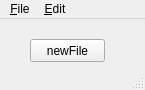
<?xml version="1.0" encoding="UTF-8"?>
<ui version="4.0">
 <class>MainWindow</class>
 <widget class="QMainWindow" name="MainWindow">
  <property name="geometry">
   <rect>
    <x>0</x>
    <y>0</y>
    <width>145</width>
    <height>90</height>
   </rect>
  </property>
  <property name="minimumSize">
   <size>
    <width>0</width>
    <height>0</height>
   </size>
  </property>
  <property name="windowTitle">
   <string>Note Pad</string>
  </property>
  <widget class="QWidget" name="centralwidget">
   <widget class="QPushButton" name="btnNew">
    <property name="geometry">
     <rect>
      <x>30</x>
      <y>20</y>
      <width>75</width>
      <height>23</height>
     </rect>
    </property>
    <property name="text">
     <string>newFile</string>
    </property>
   </widget>
  </widget>
  <widget class="QMenuBar" name="menubar">
   <property name="geometry">
    <rect>
     <x>0</x>
     <y>0</y>
     <width>145</width>
     <height>20</height>
    </rect>
   </property>
   <property name="defaultUp">
    <bool>false</bool>
   </property>
   <property name="nativeMenuBar">
    <bool>true</bool>
   </property>
   <widget class="QMenu" name="menu_File">
    <property name="toolTip">
     <string>testest</string>
    </property>
    <property name="tearOffEnabled">
     <bool>false</bool>
    </property>
    <property name="title">
     <string>&amp;File</string>
    </property>
    <property name="separatorsCollapsible">
     <bool>false</bool>
    </property>
    <property name="toolTipsVisible">
     <bool>false</bool>
    </property>
    <addaction name="action_New"/>
    <addaction name="action_Open"/>
    <addaction name="action_Save"/>
    <addaction name="actionSave_As"/>
    <addaction name="separator"/>
    <addaction name="action_Print"/>
    <addaction name="separator"/>
    <addaction name="action_Close"/>
   </widget>
   <widget class="QMenu" name="menu_Edit">
    <property name="title">
     <string>&amp;Edit</string>
    </property>
    <addaction name="action_Copy"/>
    <addaction name="actionCu_t"/>
    <addaction name="action_Paste"/>
    <addaction name="separator"/>
    <addaction name="action_Undo"/>
    <addaction name="action_Redo"/>
    <addaction name="separator"/>
    <addaction name="action_Font"/>
    <addaction name="action_Bold"/>
    <addaction name="action_Italic"/>
    <addaction name="action_Uderline"/>
    <addaction name="separator"/>
    <addaction name="actionAbout"/>
    <addaction name="separator"/>
   </widget>
   <addaction name="menu_File"/>
   <addaction name="menu_Edit"/>
  </widget>
  <widget class="QStatusBar" name="statusBar"/>
  <action name="action_New">
   <property name="checked">
    <bool>false</bool>
   </property>
   <property name="icon">
    <iconset resource="icon.qrc">
     <normaloff>:/File/images/new.png</normaloff>:/File/images/new.png</iconset>
   </property>
   <property name="text">
    <string>&amp;New</string>
   </property>
   <property name="iconText">
    <string>New</string>
   </property>
   <property name="statusTip">
    <string>New</string>
   </property>
   <property name="shortcut">
    <string>Ctrl+N</string>
   </property>
   <property name="menuRole">
    <enum>QAction::TextHeuristicRole</enum>
   </property>
   <property name="iconVisibleInMenu">
    <bool>true</bool>
   </property>
   <property name="priority">
    <enum>QAction::LowPriority</enum>
   </property>
  </action>
  <action name="action_Open">
   <property name="icon">
    <iconset resource="icon.qrc">
     <normaloff>:/File/images/open.png</normaloff>:/File/images/open.png</iconset>
   </property>
   <property name="text">
    <string>&amp;Open</string>
   </property>
   <property name="statusTip">
    <string>Open</string>
   </property>
   <property name="shortcut">
    <string>Ctrl+O</string>
   </property>
  </action>
  <action name="action_Save">
   <property name="icon">
    <iconset resource="icon.qrc">
     <normaloff>:/File/images/save.png</normaloff>:/File/images/save.png</iconset>
   </property>
   <property name="text">
    <string>&amp;Save</string>
   </property>
   <property name="statusTip">
    <string>Save</string>
   </property>
   <property name="shortcut">
    <string>Ctrl+S</string>
   </property>
  </action>
  <action name="actionSave_As">
   <property name="icon">
    <iconset resource="icon.qrc">
     <normaloff>:/File/images/save_as.png</normaloff>:/File/images/save_as.png</iconset>
   </property>
   <property name="text">
    <string>Save &amp;As...</string>
   </property>
   <property name="statusTip">
    <string>Save As</string>
   </property>
  </action>
  <action name="action_Close">
   <property name="icon">
    <iconset resource="icon.qrc">
     <normaloff>:/File/images/exit.png</normaloff>:/File/images/exit.png</iconset>
   </property>
   <property name="text">
    <string>&amp;Close</string>
   </property>
   <property name="statusTip">
    <string>Exit</string>
   </property>
   <property name="shortcut">
    <string>Ctrl+F4</string>
   </property>
  </action>
  <action name="actionCu_t">
   <property name="icon">
    <iconset resource="icon.qrc">
     <normaloff>:/Edit/images/cut.png</normaloff>:/Edit/images/cut.png</iconset>
   </property>
   <property name="text">
    <string>Cu&amp;t</string>
   </property>
   <property name="statusTip">
    <string>Cut</string>
   </property>
   <property name="shortcut">
    <string>Ctrl+X</string>
   </property>
  </action>
  <action name="action_Copy">
   <property name="icon">
    <iconset resource="icon.qrc">
     <normaloff>:/Edit/images/copy.png</normaloff>:/Edit/images/copy.png</iconset>
   </property>
   <property name="text">
    <string>&amp;Copy</string>
   </property>
   <property name="statusTip">
    <string>Copy</string>
   </property>
   <property name="shortcut">
    <string>Ctrl+C</string>
   </property>
  </action>
  <action name="action_Paste">
   <property name="icon">
    <iconset resource="icon.qrc">
     <normaloff>:/Edit/images/paste.png</normaloff>:/Edit/images/paste.png</iconset>
   </property>
   <property name="text">
    <string>&amp;Paste</string>
   </property>
   <property name="statusTip">
    <string>Paste</string>
   </property>
   <property name="shortcut">
    <string>Ctrl+V</string>
   </property>
  </action>
  <action name="action_Print">
   <property name="enabled">
    <bool>false</bool>
   </property>
   <property name="icon">
    <iconset resource="icon.qrc">
     <normaloff>:/File/images/print.png</normaloff>:/File/images/print.png</iconset>
   </property>
   <property name="text">
    <string>&amp;Print(P)</string>
   </property>
   <property name="statusTip">
    <string>Print</string>
   </property>
   <property name="shortcut">
    <string>Ctrl+P</string>
   </property>
  </action>
  <action name="action_Undo">
   <property name="icon">
    <iconset resource="icon.qrc">
     <normaloff>:/Edit/images/edit_undo.png</normaloff>:/Edit/images/edit_undo.png</iconset>
   </property>
   <property name="text">
    <string>Undo</string>
   </property>
   <property name="statusTip">
    <string>Undo</string>
   </property>
   <property name="shortcut">
    <string>Ctrl+Z</string>
   </property>
  </action>
  <action name="action_Redo">
   <property name="icon">
    <iconset resource="icon.qrc">
     <normaloff>:/Edit/images/edit_redo.png</normaloff>:/Edit/images/edit_redo.png</iconset>
   </property>
   <property name="text">
    <string>Redo</string>
   </property>
   <property name="statusTip">
    <string>Redo</string>
   </property>
   <property name="shortcut">
    <string>Ctrl+Y</string>
   </property>
  </action>
  <action name="action_Font">
   <property name="icon">
    <iconset resource="icon.qrc">
     <normaloff>:/Edit/images/font.png</normaloff>:/Edit/images/font.png</iconset>
   </property>
   <property name="text">
    <string>&amp;Font</string>
   </property>
   <property name="statusTip">
    <string>Font</string>
   </property>
   <property name="shortcut">
    <string>Ctrl+F</string>
   </property>
  </action>
  <action name="action_Bold">
   <property name="checkable">
    <bool>true</bool>
   </property>
   <property name="icon">
    <iconset>
     <normaloff>images/bold.png</normaloff>images/bold.png</iconset>
   </property>
   <property name="text">
    <string>&amp;Bold</string>
   </property>
   <property name="statusTip">
    <string>Bold</string>
   </property>
  </action>
  <action name="action_Italic">
   <property name="checkable">
    <bool>true</bool>
   </property>
   <property name="icon">
    <iconset resource="icon.qrc">
     <normaloff>:/Edit/images/italic.png</normaloff>:/Edit/images/italic.png</iconset>
   </property>
   <property name="text">
    <string>&amp;Italic</string>
   </property>
   <property name="statusTip">
    <string>Italic</string>
   </property>
  </action>
  <action name="action_Uderline">
   <property name="checkable">
    <bool>true</bool>
   </property>
   <property name="icon">
    <iconset resource="icon.qrc">
     <normaloff>:/Edit/images/underline.png</normaloff>:/Edit/images/underline.png</iconset>
   </property>
   <property name="text">
    <string>&amp;Uderline</string>
   </property>
   <property name="statusTip">
    <string>Uderline</string>
   </property>
  </action>
  <action name="actionAbout">
   <property name="icon">
    <iconset resource="icon.qrc">
     <normaloff>:/Edit/images/info.png</normaloff>:/Edit/images/info.png</iconset>
   </property>
   <property name="text">
    <string>About</string>
   </property>
   <property name="statusTip">
    <string>About</string>
   </property>
  </action>
 </widget>
 <resources>
  <include location="icon.qrc"/>
 </resources>
 <connections/>
</ui>
